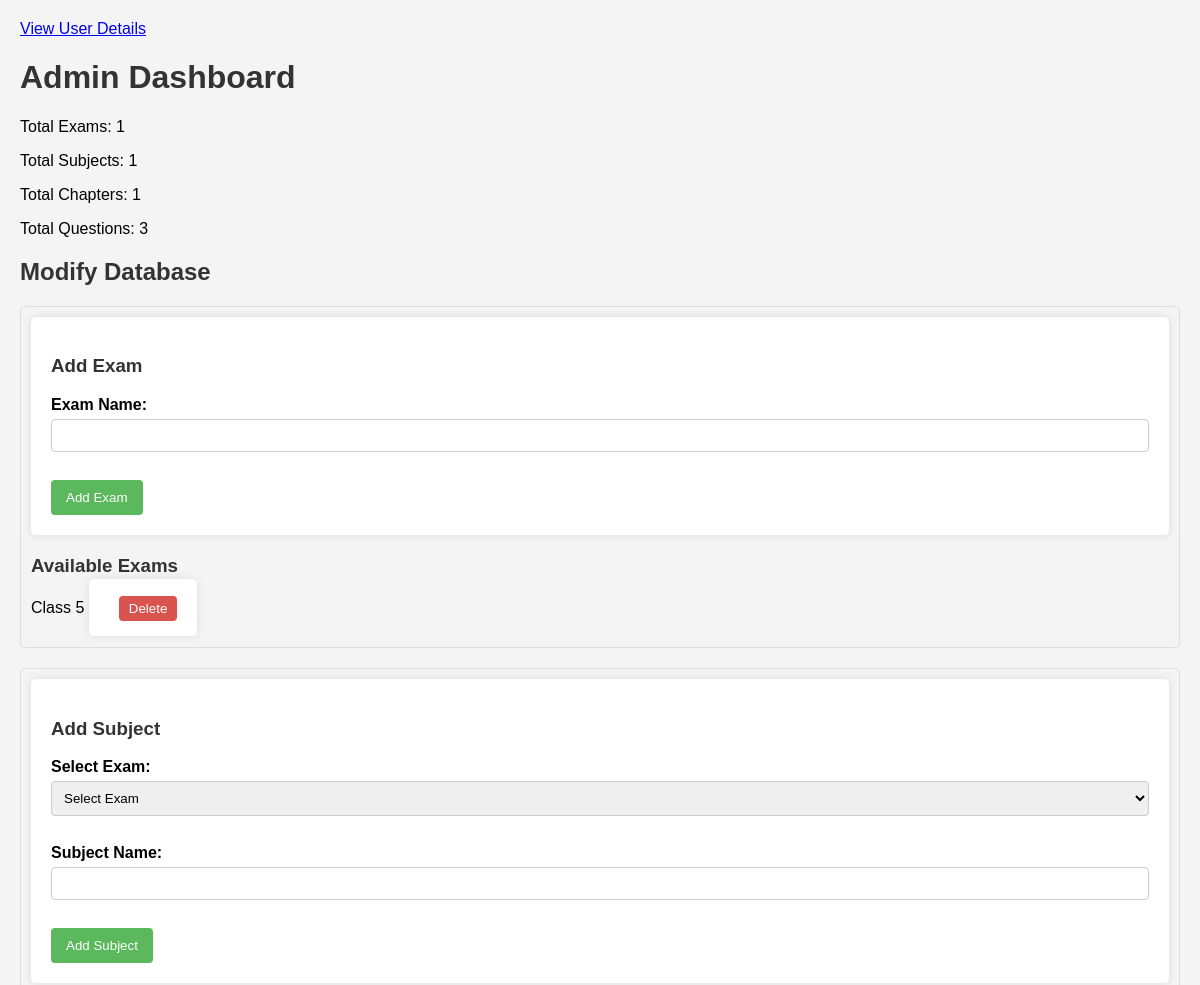
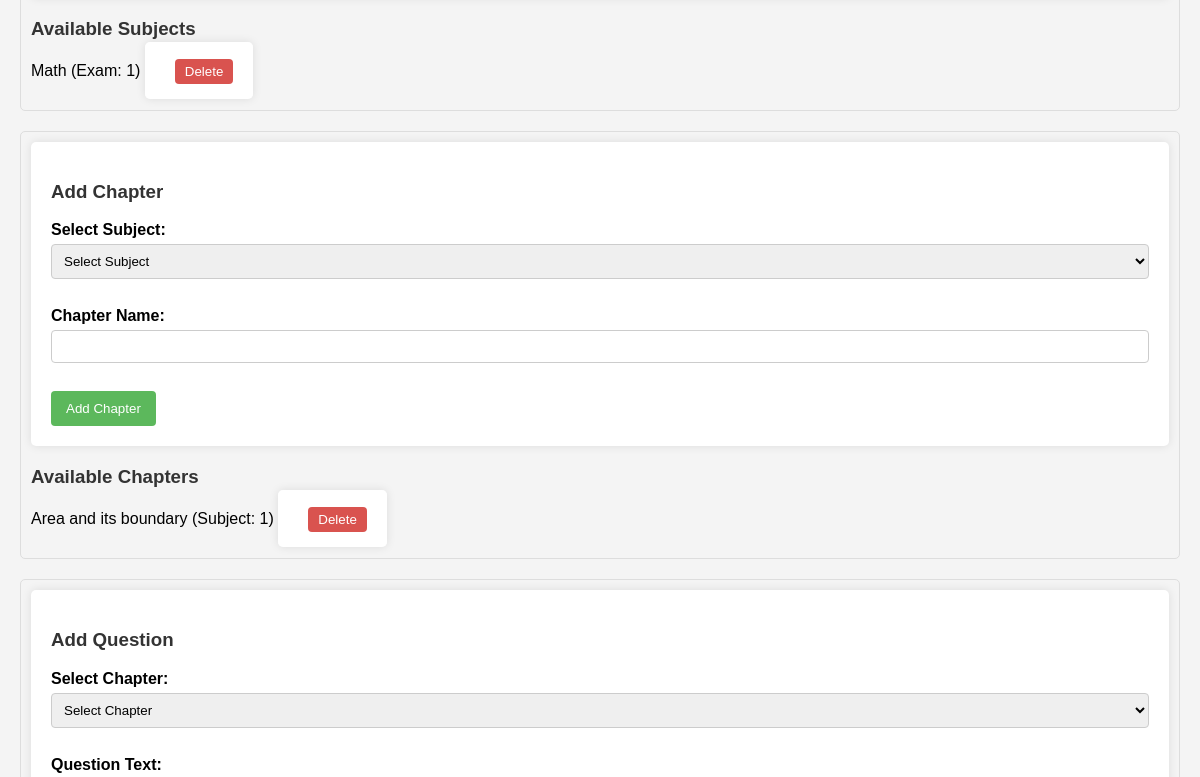
Page /admin_page_modification (signed in, upper part) on the earlier database version (2 pictures, top to bottom).
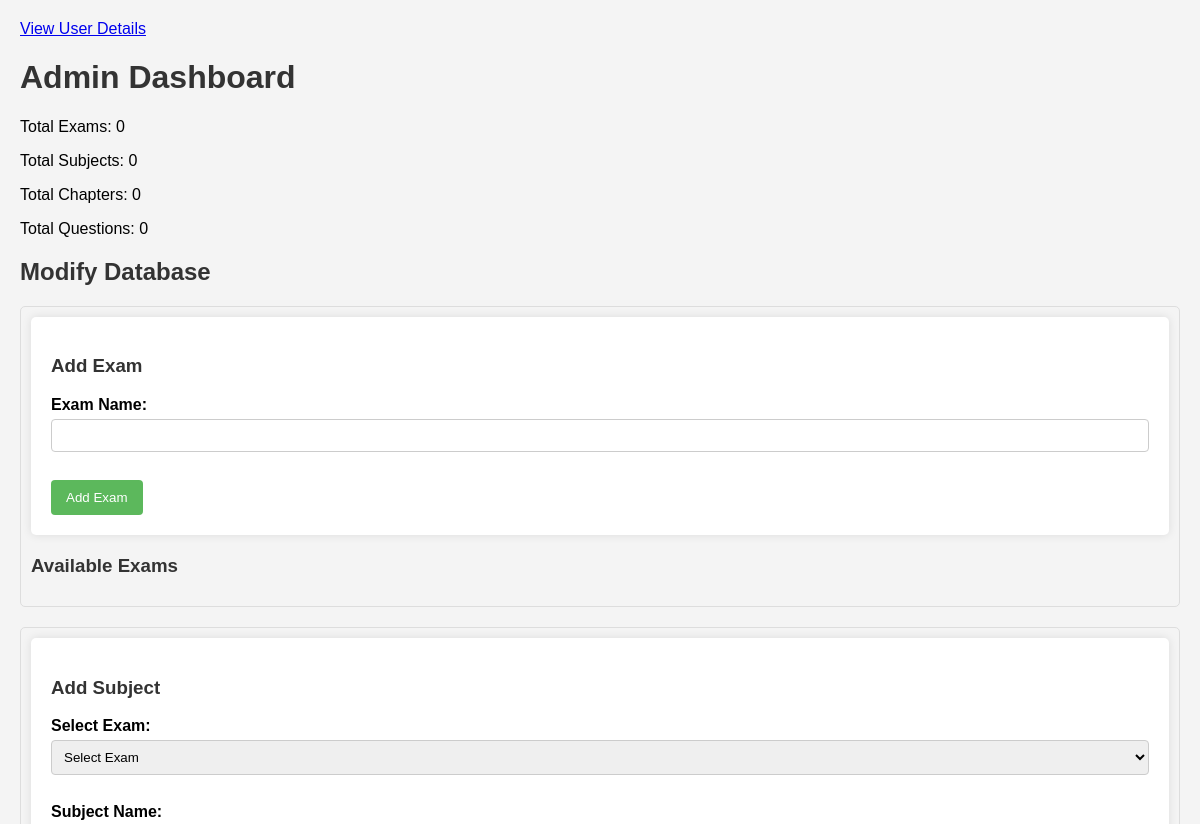
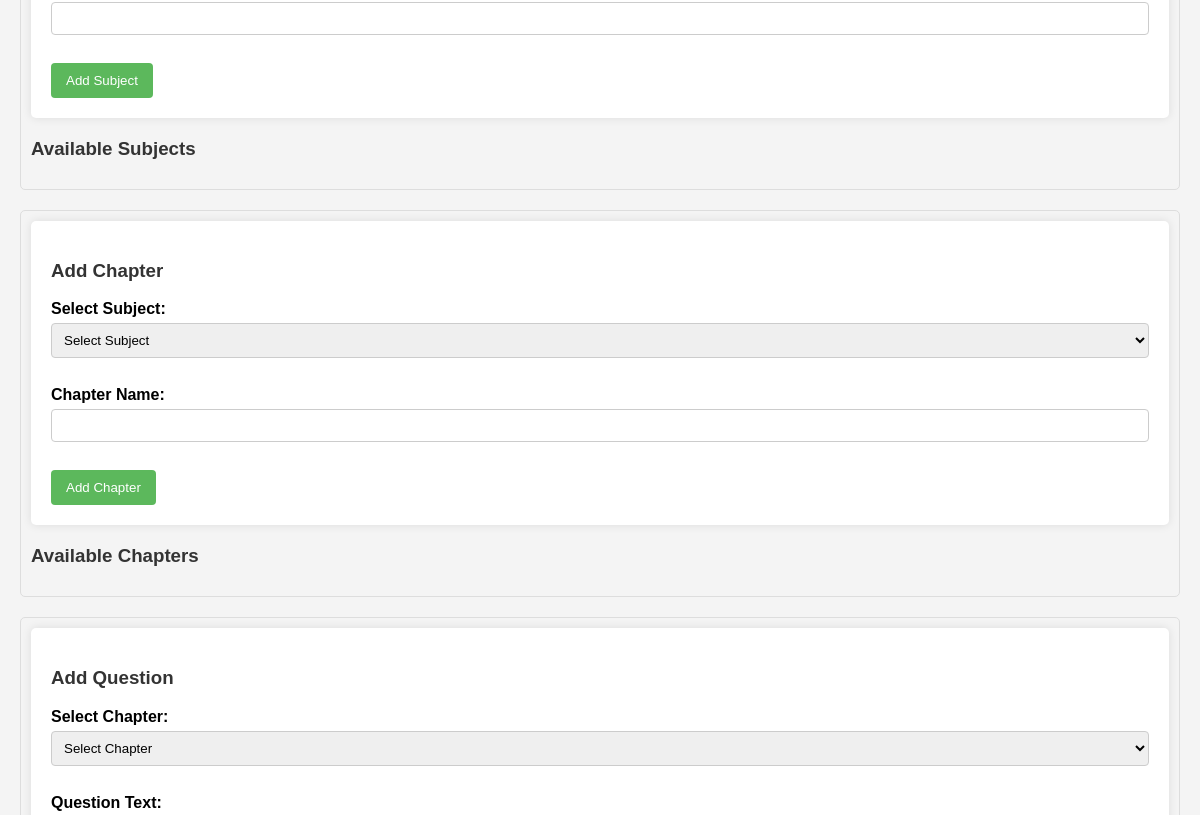
Same page on the later database version (2 pictures, top to bottom).
### tables this page shows
CREATE TABLE exams (
    id INTEGER PRIMARY KEY AUTOINCREMENT,
    name TEXT NOT NULL UNIQUE
);

CREATE TABLE subjects (
    id INTEGER PRIMARY KEY AUTOINCREMENT,
    name TEXT NOT NULL,
    exam_id INTEGER NOT NULL,
    FOREIGN KEY (exam_id) REFERENCES exams (id) ON DELETE CASCADE
);

CREATE TABLE chapters (
    id INTEGER PRIMARY KEY AUTOINCREMENT,
    name TEXT NOT NULL,
    subject_id INTEGER NOT NULL,
    FOREIGN KEY (subject_id) REFERENCES subjects (id) ON DELETE CASCADE
);

### app.py (the view)
@app.route('/admin_page_modification')
def admin_page_modification():
    if not session.get('admin'):
        return redirect(url_for('admin_login'))
    conn = connect_db()
    cursor = conn.cursor()
    try:
        cursor.execute("SELECT id, name FROM exams")
        exams = cursor.fetchall()
        cursor.execute("SELECT id, name, exam_id FROM subjects")
        subjects = cursor.fetchall()
        cursor.execute("SELECT id, name, subject_id FROM chapters")
        chapters = cursor.fetchall()
        cursor.execute("SELECT COUNT(*) FROM exams")
        total_exams = cursor.fetchone()[0]
        cursor.execute("SELECT COUNT(*) FROM subjects")
        total_subjects = cursor.fetchone()[0]
        cursor.execute("SELECT COUNT(*) FROM chapters")
        total_chapters = cursor.fetchone()[0]
        cursor.execute("SELECT COUNT(*) FROM questions")
        total_questions = cursor.fetchone()[0]
    except sqlite3.Error as e:
        flash(f"Error fetching admin data: {e.args[0]}", "error")
        exams, subjects, chapters = [], [], []
        total_exams = total_subjects = total_chapters = total_questions = 0
    finally:
        conn.close()
    return render_template(
        'admin_page_modification.html',
        exams=exams, subjects=subjects, chapters=chapters,
        total_exams=total_exams, total_subjects=total_subjects,
        total_chapters=total_chapters, total_questions=total_questions
    )

### app.py (called while the page is built)
def connect_db():
    conn = sqlite3.connect(DB_NAME, check_same_thread=False)
    conn.execute("PRAGMA busy_timeout = 5000")
    return conn

### templates/admin_page_modification.html (shortened to what this page needs)
<!DOCTYPE html>
<html lang="en">
<head>
</head>
<body>
    <a href="{{ url_for('user_details') }}">View User Details</a>
    <h1>Admin Dashboard</h1>
    <p>Total Exams: {{ total_exams }}</p>
    <p>Total Subjects: {{ total_subjects }}</p>
    <p>Total Chapters: {{ total_chapters }}</p>
    <p>Total Questions: {{ total_questions }}</p>
    <h2>Modify Database</h2>
    <div class="form-section">
        <form method="POST" action="/add_exam">
            <h3>Add Exam</h3>
            <label for="exam_name">Exam Name:</label>
            <input type="text" id="exam_name" name="exam_name" required><br><br>
            <button type="submit">Add Exam</button>
        </form>
        <h3>Available Exams</h3>
        <ul>
            {% for exam in exams %}
                <li>{{ exam[1] }}
                    <form style="display: inline;" method="POST" action="/delete_exam">
                        <button type="submit" class="delete-button" onclick="return confirm('Are you sure you want to delete this exam?')">Delete</button>
                    </form>
                </li>
            {% endfor %}
        </ul>
    </div>
    <div class="form-section">
        <form method="POST" action="/add_subject">
            <h3>Add Subject</h3>
            <label for="exam_id">Select Exam:</label>
            <select id="exam_id" name="exam_name" required>
                <option value="">Select Exam</option>
            </select><br><br>
            <label for="subject_name">Subject Name:</label>
            <input type="text" id="subject_name" name="subject_name" required><br><br>
            <button type="submit">Add Subject</button>
        </form>
        <h3>Available Subjects</h3>
        <ul>
            {% for subject in subjects %}
                <li>{{ subject[1] }} (Exam: {{ subject[2] }})
                    <form style="display: inline;" method="POST" action="/delete_subject">
                        <button type="submit" class="delete-button" onclick="return confirm('Are you sure you want to delete this subject?')">Delete</button>
                    </form>
                </li>
            {% endfor %}
        </ul>
    </div>
    <div class="form-section">
        <form method="POST" action="/add_chapter">
            <h3>Add Chapter</h3>
            <label for="subject_id">Select Subject:</label>
            <select id="subject_id" name="subject_name" required>
                <option value="">Select Subject</option>
            </select><br><br>
            <label for="chapter_name">Chapter Name:</label>
            <input type="text" id="chapter_name" name="chapter_name" required><br><br>
            <button type="submit">Add Chapter</button>
        </form>
        <h3>Available Chapters</h3>
        <ul>
            {% for chapter in chapters %}
                <li>{{ chapter[1] }} (Subject: {{ chapter[2] }})
                    <form style="display: inline;" method="POST" action="/delete_chapter">
                        <button type="submit" class="delete-button" onclick="return confirm('Are you sure you want to delete this chapter?')">Delete</button>
                    </form>
                </li>
            {% endfor %}
        </ul>
    </div>
    <div class="form-section">
        <form method="POST" action="/add_question">
            <h3>Add Question</h3>
            <label for="chapter_id_question">Select Chapter:</label>
            <select id="chapter_id_question" name="chapter_id_question" required>
                <option value="">Select Chapter</option>
            </select><br><br>
            <label for="question_text">Question Text:</label>
            <textarea id="question_text" name="question_text" rows="4" required></textarea><br><br>
            <label>Options:</label><br>
            <input type="text" id="option1" name="option1" required><br>
            <input type="text" id="option2" name="option2" required><br>
            <input type="text" id="option3" name="option3" required><br>
            <input type="text" id="option4" name="option4" required><br><br>
            <br><br>
        </form>
    </div>
</body>
</html>

Differences in the rows shown:
removed exams: name "Class 5"
removed subjects: name "Math", exam "1"
removed chapters: name "Area and its boundary", subject "1"
Other differences:
{{ total_exams }}: "1" → "0"
{{ total_subjects }}: "1" → "0"
{{ total_chapters }}: "1" → "0"
{{ total_questions }}: "3" → "0"
